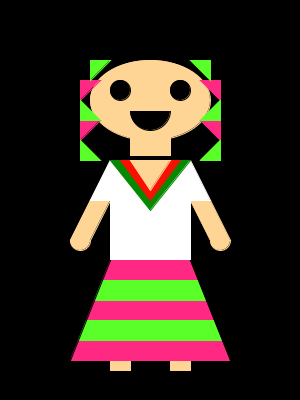
Frame 1 (no input)
Frame 60 (the mouse pressed at the canvas centre just before this capture): identical to frame 1, image omitted
Frame 120 (the mouse held since frame 60 and released just before this capture): identical to frame 1, image omitted

The Processing sketch that drew this single still picture (run headless with seeded random() and noise(); from frame 60 on, the mouse is pressed at the canvas centre):

// Processing sketch: processing_167408
// ── processing_167408.pde

void setup()
{ 
  size(300,400);
  background(0);
  fill(255,213,149);
stroke(255,213,149);
ellipse(150,100,120,80);
rect(130,135,40,20);
fill(0);
stroke(0);
ellipse(150,110,40,40);
fill(255,213,149);
stroke(255,213,149);
rect(130,90,40,20);
fill(0);
stroke(0);
ellipse(120,90,20,20);
ellipse(180,90,20,20);
fill(255,213,149);
stroke(255,213,149);
ellipse(80,240,20,20);
ellipse(220,240,20,20);
fill(0);
stroke(0);
rect(70,230,20,10);
rect(210,230,20,10);
fill(255,213,149);
stroke(255,213,149);
quad(90,200,110,200,90,240,70,240);
quad(190,200,210,200,230,240,210,240);
rect(110,360,20,10);
rect(170,360,20,10);
fill(255);
stroke(255);
quad(110,160,190,160,210,200,90,200);
rect(110,200,80,60);
fill(255,41,131);
stroke(255,41,131);
triangle(80,80,100,80,80,100);
triangle(200,80,220,80,220,100);
triangle(80,120,100,120,80,140);
triangle(200,120,220,120,220,140);
fill(90,255,41);
stroke(90,255,41);
triangle(80,100,100,120,80,120);
triangle(80,140,100,160,80,160);
triangle(90,60,110,60,90,80);
triangle(190,60,210,60,210,80);
triangle(220,100,220,120,200,120);
triangle(220,140,220,160,200,160);
fill(255,41,131);
stroke(255,41,131);
rect(70,260,160,20);
rect(70,300,160,20);
rect(70,340,160,20);
fill(90,255,41);
stroke(90,255,41);
rect(70,280,160,20);
rect(70,320,160,20);
fill(0);
stroke(0);
triangle(70,260,110,260,70,360);
triangle(190,260,230,260,230,360);
fill(6,137,0);
stroke(6,137,0);
triangle(110,160,190,160,150,210);
fill(250,15,3);
stroke(250,15,3);
triangle(120,160,180,160,150,200);
fill(255,213,149);
stroke(255,213,149);
triangle(130,160,170,160,150,190);
}

void draw()
{
}

void keyPressed()
{
  background(0);
  fill(255,213,149);
stroke(255,213,149);
ellipse(150,100,120,80);
rect(130,135,40,20);
fill(0);
stroke(0);
ellipse(150,110,40,40);
fill(255,213,149);
stroke(255,213,149);
rect(130,90,40,20);
fill(0);
stroke(0);
ellipse(120,90,20,20);
ellipse(180,90,20,20);
fill(255,213,149);
stroke(255,213,149);
ellipse(80,240,20,20);
ellipse(220,240,20,20);
fill(0);
stroke(0);
rect(70,230,20,10);
rect(210,230,20,10);
fill(255,213,149);
stroke(255,213,149);
quad(90,200,110,200,90,240,70,240);
quad(190,200,210,200,230,240,210,240);
rect(110,360,20,10);
rect(170,360,20,10);
fill(255,238,77);
stroke(255,238,77);
quad(110,160,190,160,210,200,90,200);
rect(110,200,80,60);
fill(175,37,191);
stroke(175,37,191);
triangle(80,80,100,80,80,100);
triangle(200,80,220,80,220,100);
triangle(80,120,100,120,80,140);
triangle(200,120,220,120,220,140);
fill(77,224,206);
stroke(77,224,206);
triangle(80,100,100,120,80,120);
triangle(80,140,100,160,80,160);
triangle(90,60,110,60,90,80);
triangle(190,60,210,60,210,80);
triangle(220,100,220,120,200,120);
triangle(220,140,220,160,200,160);
fill(175,37,191);
stroke(175,37,191);
rect(70,260,160,20);
rect(70,300,160,20);
rect(70,340,160,20);
fill(77,224,206);
stroke(77,224,206);
rect(70,280,160,20);
rect(70,320,160,20);
fill(0);
stroke(0);
triangle(70,260,110,260,70,360);
triangle(190,260,230,260,230,360);
fill(167,0,90);
stroke(167,0,90);
triangle(110,160,190,160,150,210);
fill(0,18,167);
stroke(0,18,167);
triangle(120,160,180,160,150,200);
fill(255,213,149);
stroke(255,213,149);
triangle(130,160,170,160,150,190);
}

void mousePressed()
{
  background(0);
  fill(255,213,149);
stroke(255,213,149);
ellipse(150,250,60,40);
rect(140,270,20,10);
ellipse(115,320,10,10);
ellipse(185,320,10,10);
fill(0);
stroke(0);
rect(110,310,10,10);
rect(180,310,10,10);
ellipse(150,255,20,20);
fill(255,213,149);
stroke(255,213,149);
rect(140,245,20,10);
quad(120,300,130,300,120,320,110,320);
quad(170,300,180,300,190,320,180,320);
rect(130,380,10,10);
rect(160,380,10,10);
fill(0);
stroke(0);
ellipse(135,245,10,10);
ellipse(165,245,10,10);
fill(90,255,41);
stroke(90,255,41);
triangle(120,230,130,230,120,240);
triangle(170,230,180,230,180,240);
triangle(110,250,110,260,120,260);
triangle(190,250,190,260,180,260);
triangle(110,270,120,280,110,280);
triangle(190,270,190,280,180,280);
rect(110,340,80,10);
rect(110,360,80,10);
fill(255,41,131);
stroke(255,41,131);
triangle(110,240,120,240,110,250);
triangle(180,240,190,240,190,250);
triangle(110,260,120,260,110,270);
triangle(180,260,190,260,190,270);
rect(110,330,80,10);
rect(110,350,80,10);
rect(110,370,80,10);
fill(0);
stroke(0);
triangle(110,330,130,330,110,380);
triangle(170,330,190,330,190,380);
fill(255);
stroke(255);
quad(130,280,170,280,180,300,120,300);
rect(130,300,40,30);
fill(6,137,0);
stroke(6,137,0);
triangle(130,280,170,280,150,300);
fill(250,15,3);
stroke(250,15,3);
triangle(135,280,165,280,150,295);
fill(255,213,149);
stroke(255,213,149);
triangle(140,280,160,280,150,290);
}
